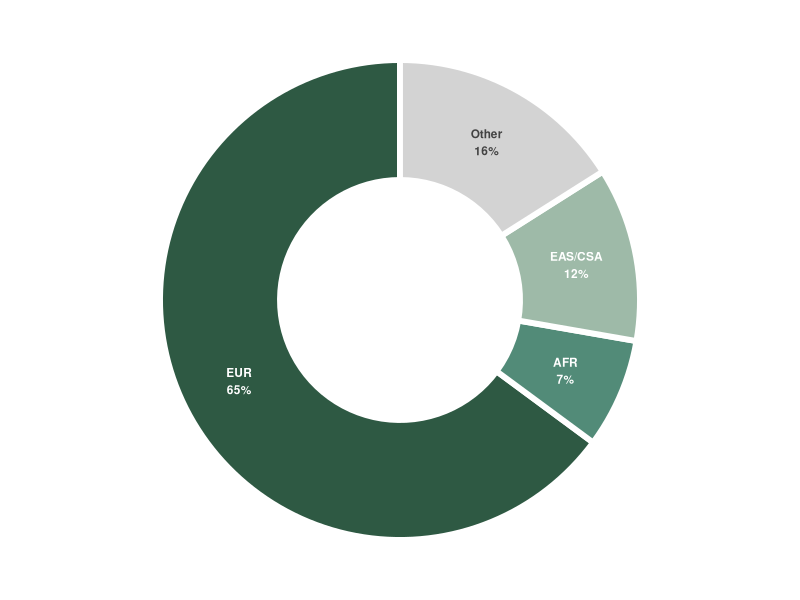

This chart was generated by the following R code:
suppressPackageStartupMessages({
  library(ggplot2)
  library(dplyr)
})

# Input counts (match notebook values)
n_eur <- 65222L
n_afr <- 7421L
n_eas <- 11785L
n_other <- 16098L

# Data frame
df <- tibble::tibble(
  ancestry = factor(c("EUR", "AFR", "EAS/CSA", "Other"),
                    levels = c("EUR", "AFR", "EAS/CSA", "Other")),
  value = c(n_eur, n_afr, n_eas, n_other)
) %>%
  mutate(
    total = sum(value),
    fraction = value / total,
    percent = fraction * 100,
    label = paste0(ancestry, "\n", round(percent), "%"),
    label_color = ifelse(ancestry == "Other", "black", "white"),
    y_mid = cumsum(fraction) - fraction / 2
  )

# Color map
fill_colors <- c(
  "EUR" = "#2E5943",
  "AFR" = "#528B78",
  "EAS/CSA" = "#9EBAA8",
  "Other" = "lightgrey"
)

text_colors <- c(
  "EUR" = "#ffffff",
  "AFR" = "#ffffff",
  "EAS/CSA" = "#ffffff",
  "Other" = "#434343"
)

# Donut chart
p <- ggplot(df, aes(x = 2, y = fraction, fill = ancestry)) +
  geom_col(width = 1, color = "white", size = 2) +
  coord_polar(theta = "y", start = (pi / 2) - (90 * pi / 180)) +
  scale_fill_manual(values = fill_colors) +
  theme_void(base_family = "Helvetica") +
  theme(
    legend.position = "none",
    plot.background = element_rect(fill = "#ffffff00", color = NA)
  ) +
  xlim(c(0.5, 2.5)) +
  geom_text(
    aes(x = 2, label = label, color = ancestry),
    position = position_stack(vjust = 0.5),
    fontface = "bold",
    size = 3
  ) +
  scale_color_manual(values = text_colors, guide = "none")


# Output directory (kept tidy within this experiment folder)
out_dir <- file.path("scr", "paper_figs", "pychart_R", "out")
if (!dir.exists(out_dir)) dir.create(out_dir, recursive = TRUE)

# Save outputs (4.5 x 4.5 inches, white background)
ggsave(filename = file.path(out_dir, "ancestry_donut.png"), plot = p,
       width = 4.5, height = 4.5, dpi = 300, bg = "#ffffff00")
# ggsave(filename = file.path(out_dir, "ancestry_donut.pdf"), plot = p,
#        width = 4.5, height = 4.5, bg = "white", device = "pdf")

# Print to viewer if interactive
# if (interactive()) print(p)
